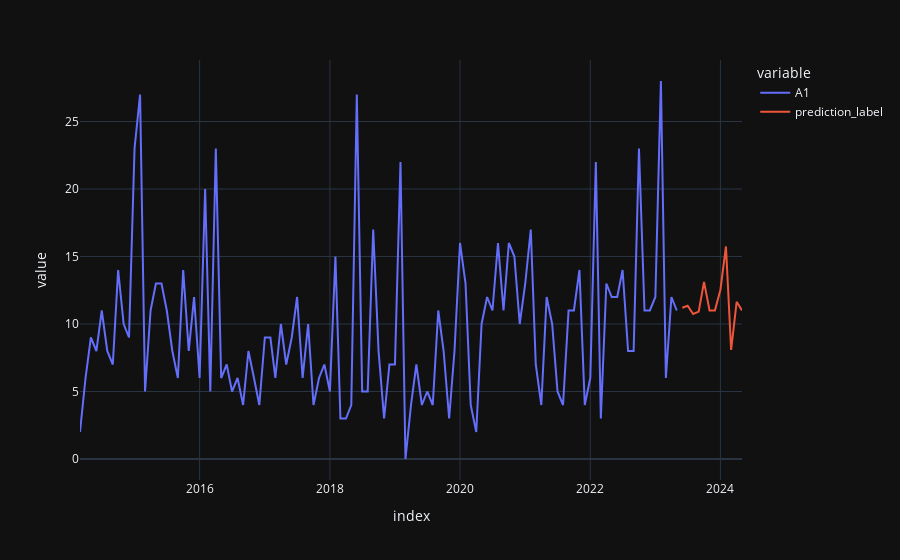

The notebook cell saved with this chart:
### Code cell
concat_df = pd.concat([sell_data, predictions_future], axis=0)
concat_df_i = pd.date_range(start='2014-03-01', end = '2024-05-01', freq = 'MS')
concat_df.set_index(concat_df_i, inplace=True)

fig = px.line(concat_df, x=concat_df.index, y=["A1", "prediction_label"], template = 'plotly_dark')
fig.show()
